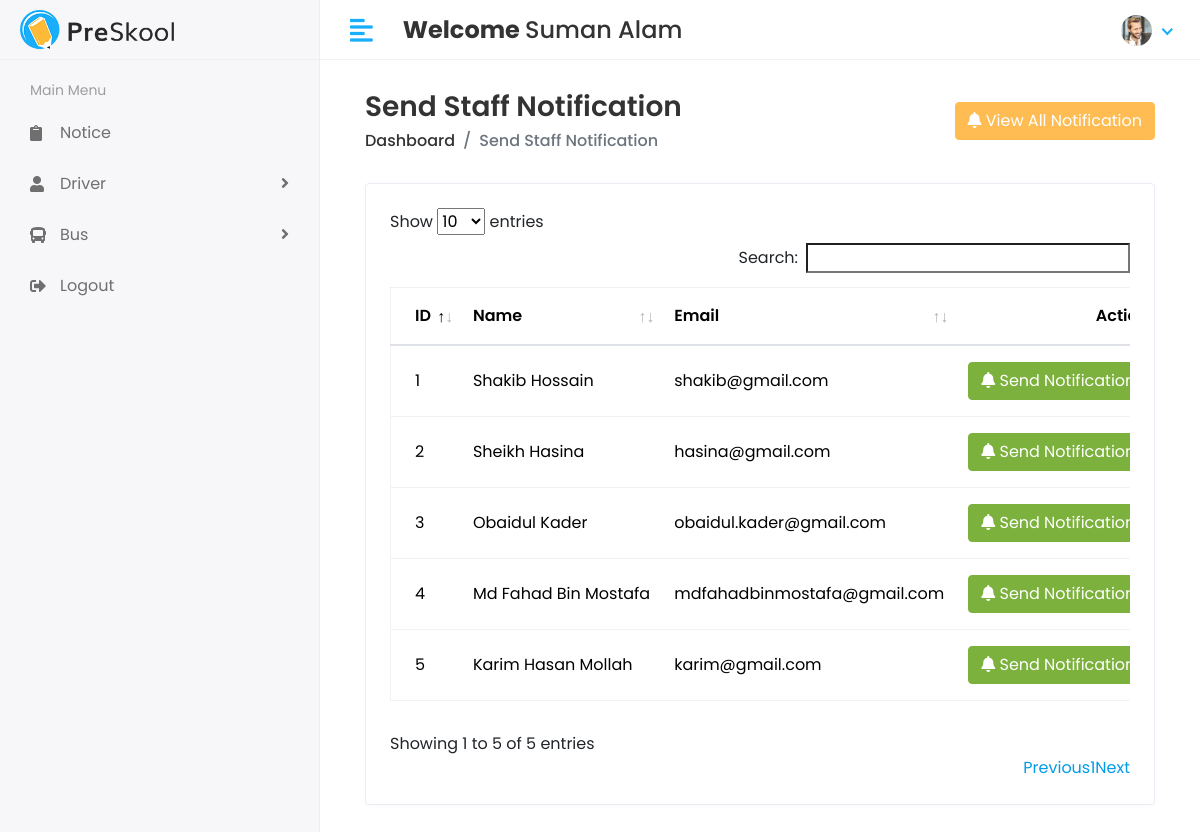
Screenshot of /Hod/staff/send_notifications (signed in) with the database file from the repository.
### app/models.py (models this page shows, shortened)
class CustomUser(AbstractUser):
    USER = (
        (1, "HOD"),
        (2, "Student"),
        (3, "Stuff"),
    )
    user_type = models.CharField(choices=USER, max_length=50, default=1)
    profile_pic = models.ImageField(upload_to='profile_pic')

class Staff(models.Model):
    admin = models.OneToOneField(CustomUser, on_delete=models.CASCADE)
    address = models.TextField()
    gender = models.CharField(max_length=50)
    created_at = models.DateTimeField(auto_now_add=True)
    updated_at = models.DateTimeField(auto_now=True)

### app/Hod_views.py (the view)
# urls.py: path('Hod/staff/send_notifications', Hod_views.staff_send_notification, name='staff_send_notification'),
@login_required(login_url='/')
def staff_send_notification(request):
    staff = Staff.objects.all()
    see_notification = StaffNotification.objects.all().order_by('-id')[0:5]
    return render(request, 'Hod/staff_notification.html', {'staff': staff, 'see_notification':see_notification})

### templates/Hod/staff_notification.html (shortened to what this page needs)
{% extends 'base.html' %}
{% block content %}
  <div class="content container-fluid">
    <div class="page-header">
      <div class="row align-items-center">
        <div class="col">
          <h3 class="page-title">Send Staff Notification</h3>
          <ul class="breadcrumb">
            <li class="breadcrumb-item">
              <a>Dashboard</a>
            </li>
            <li class="breadcrumb-item active">Send Staff Notification</li>
          </ul>
        </div>
        <div class="col-auto text-right float-right ml-auto">
          <button type="button" class="btn btn-primary" data-bs-toggle="modal" data-bs-target="#exampleModal"><i class="fas fa-bell"></i> View All Notification</button>
        </div>
      </div>
    </div>
    <div class="row">
      <div class="col-sm-12">
        <div class="card card-table">
          <div class="card-body">
            <div class="table-responsive">
              <table id="table_id" class="table table-hover table-center mb-0">
                <thead>
                  <tr>
                    <th>ID</th>
                    <th>Name</th>
                    <th>Email</th>
                    <th class="text-right">Action</th>
                  </tr>
                </thead>
                <tbody>
                  {% for staff in staff %}
                    <tr>
                      <td>{{ staff.id }}</td>
                      <td>{{ staff.admin.first_name }} {{ staff.admin.last_name }}</td>
                      <td>{{ staff.admin.email }}</td>
                      <td class="text-right">
                        <div class="actions">
                          <button type="button" class="btn btn-success" data-bs-toggle="modal" data-bs-target="#send_notification-{{forloop.counter}}"><i class="fas fa-bell"></i> Send Notification</button>
                        </div>
                      </td>
                    </tr>
                  {% endfor %}
                </tbody>
              </table>
            </div>
          </div>
        </div>
      </div>
    </div>
  </div>
{% endblock %}

### templates/includes/header.html (shortened to what this page needs)
{% load static %}
<div class="header">
    <div class="header-left">
      <span class="logo"><img src="{% static "assets/img/logo.png" %}" alt="Logo" /></span>
    </div>
    <a href="javascript:void(0);" id="toggle_btn"><i class="fas fa-align-left"></i></a>
    <div class="top-nav-search mt-3">
      <h4><strong>Welcome&nbsp;</strong><span>{{user.first_name}} {{user.last_name}}</span></h4>
    </div>
    <ul class="nav user-menu">
      <li class="nav-item dropdown has-arrow">
        <a href="#" class="dropdown-toggle nav-link" data-toggle="dropdown"><span class="user-img">
        {% if user.profile_pic %}
          <img class="rounded-circle" src="{{ user.profile_pic.url }}" width="31" alt="{{user.username}}" />
          {% else %}
          <img class="rounded-circle" src="{% static "assets/img/pp.jpg" %}" width="31" alt="{{user.username}}" />
          {% endif %}
        </span></a>
      </li>
    </ul>
  </div>

### static/assets/css/style.css (style rules this page uses)
html { height: 100%; }
body { background-color: #fff; color: #333; font-family: 'Poppins', sans-serif; font-size: 1rem; height: 100%; line-height: 1.5; overflow-x: hidden; }
h1, h2, h3, h4, h5, h6 { font-family: 'Poppins', sans-serif; margin-top: 0; }
a { color: #009ce7; }
input, button, a { transition: all 0.4s ease; -moz-transition: all 0.4s ease; -o-transition: all 0.4s ease; -ms-transition: all 0.4s ease; -webkit-transition: all 0.4s ease; }
input, input:focus, button, button:focus { outline: none; }
ul, ol { padding: 0px; list-style: none; }
.table { color: #333; max-width: 100%; margin-bottom: 0; width: 100%; }
.table.dataTable { border-collapse: collapse !important; border: 1px solid rgba(0, 0, 0, 0.05); }
.table thead tr th { font-weight: 600; }
.table tbody tr { border-bottom: 1px solid rgba(0, 0, 0, 0.05); }
.table.table-center td, .table.table-center th { vertical-align: middle; }
.card-table .card-body .table > thead > tr > th { border-top: 0; }
.card-table .card-body .table tr td:first-child, .card-table .card-body .table tr th:first-child { padding-left: 1.5rem; }
.card-table .card-body .table tr td:last-child, .card-table .card-body .table tr th:last-child { padding-right: 1.5rem; }
.card-table .table td, .card-table .table th { border-top: 1px solid #e2e5e8; padding: 1rem 0.75rem; white-space: nowrap; }
.btn-primary { background-color: #FFBC53; border: 1px solid #FFBC53; }
.btn-success { background-color: #7bb13c; border: 1px solid #7bb13c }
.card { border: 1px solid #ececf5; box-shadow: 0 1px 3px 0 rgba(0, 0, 0, 0.03); margin-bottom: 1.875rem; }
.card-body { padding: 1.5rem; }
.header { background-color: #fff; border-bottom: 1px solid #f3f3f4; left: 0; position: fixed; right: 0; top: 0; z-index: 1001; height: 60px; }
.header .header-left { float: left; height: 60px; padding: 0 20px; position: relative; width: 320px; z-index: 1; transition: all 0.2s ease-in-out; background-color: #f7f7fa; border-bottom: 1px solid #efefef; border-right: 1px solid #ececf5; display: flex; align-items: center; }
.header .header-left .logo { display: inline-block; line-height: 60px; }
.header .header-left .logo img { max-height: 40px; width: auto; }
.header .dropdown-toggle:after { display: none; }
.header .has-arrow .dropdown-toggle:after { border-top: 0; border-left: 0; border-bottom: 2px solid #18aefa; border-right: 2px solid #18aefa; content: ''; height: 8px; display: inline-block; pointer-events: none; -webkit-transform-origin: 66% 66%; -ms-transform-origin: 66% 66%; transform-origin: 66% 66%; -webkit-transform: rotate(45deg); -ms-transform: rotate(45deg); transform: rotate(45deg); -webkit-transition: all 0.15s ease-in-out; transition: all 0.15s ease-in-out; width: 8px; vertical-align: 0px; }
.user-menu { float: right; margin: 0; position: relative; z-index: 99; padding-right: 15px; }
.user-menu.nav > li > a { color: #a0a0a0; font-size: 14px; line-height: 58px; padding: 0 15px; height: 60px; }
.user-img { margin-right: 3px; position: relative; }
.top-nav-search { float: left; margin-left: 15px; }
.page-header { margin-bottom: 1.875rem; }
.page-header .breadcrumb { background-color: transparent; color: #6c757d; font-size: 1rem; font-weight: 500; margin-bottom: 0; padding: 0; }
.page-header .breadcrumb a { color: #333; }
.page-title { font-size: 28px; font-weight: 600; color: #333; margin-bottom: 5px; }
@media (min-width: 992px) { #toggle_btn { align-items: center; color: #18aefa; display: inline-flex; float: left; font-size: 26px; height: 60px; justify-content: center; margin-left: 15px; padding: 0 15px; } }

### rows the page displays
CustomUser: first_name "Suman", last_name "Alam", profile_pic (picture)
Staff: id "1", admin.first_name "Shakib", admin.last_name "Hossain", admin.email "shakib@gmail.com"
Staff: id "2", admin.first_name "Sheikh", admin.last_name "Hasina", admin.email "hasina@gmail.com"
Staff: id "3", admin.first_name "Obaidul", admin.last_name "Kader", admin.email "obaidul.kader@gmail.com"
Staff: id "4", admin.first_name "Md Fahad Bin", admin.last_name "Mostafa", admin.email "mdfahadbinmostafa@gmail.com"
Staff: id "5", admin.first_name "Karim Hasan", admin.last_name "Mollah", admin.email "karim@gmail.com"
